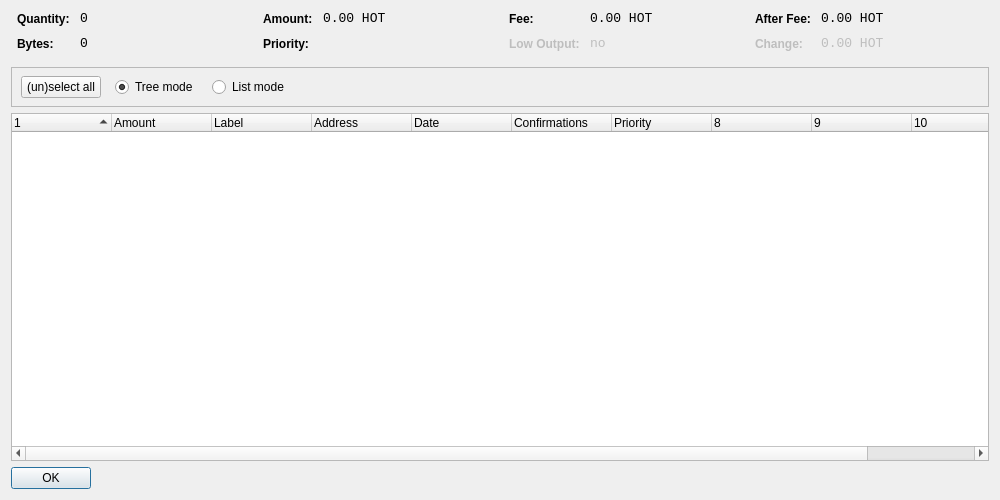
<?xml version="1.0" encoding="UTF-8"?>
<ui version="4.0">
 <class>CoinControlDialog</class>
 <widget class="QDialog" name="CoinControlDialog">
  <property name="geometry">
   <rect>
    <x>0</x>
    <y>0</y>
    <width>1000</width>
    <height>500</height>
   </rect>
  </property>
  <property name="windowTitle">
   <string>Coin Control</string>
  </property>
  <layout class="QVBoxLayout" name="verticalLayout">
   <item>
    <layout class="QHBoxLayout" name="horizontalLayoutTop" stretch="0,0,0,0">
     <property name="topMargin">
      <number>0</number>
     </property>
     <property name="bottomMargin">
      <number>10</number>
     </property>
     <item>
      <layout class="QFormLayout" name="formLayoutCoinControl1">
       <property name="horizontalSpacing">
        <number>10</number>
       </property>
       <property name="verticalSpacing">
        <number>10</number>
       </property>
       <property name="leftMargin">
        <number>6</number>
       </property>
       <property name="rightMargin">
        <number>6</number>
       </property>
       <item row="0" column="0">
        <widget class="QLabel" name="labelCoinControlQuantityText">
         <property name="styleSheet">
          <string notr="true">font-weight:bold;</string>
         </property>
         <property name="text">
          <string>Quantity:</string>
         </property>
        </widget>
       </item>
       <item row="0" column="1">
        <widget class="QLabel" name="labelCoinControlQuantity">
         <property name="font">
          <font>
           <family>Monospace</family>
           <pointsize>10</pointsize>
          </font>
         </property>
         <property name="cursor">
          <cursorShape>IBeamCursor</cursorShape>
         </property>
         <property name="contextMenuPolicy">
          <enum>Qt::ActionsContextMenu</enum>
         </property>
         <property name="text">
          <string notr="true">0</string>
         </property>
         <property name="textInteractionFlags">
          <set>Qt::LinksAccessibleByMouse|Qt::TextSelectableByKeyboard|Qt::TextSelectableByMouse</set>
         </property>
        </widget>
       </item>
       <item row="1" column="0">
        <widget class="QLabel" name="labelCoinControlBytesText">
         <property name="styleSheet">
          <string notr="true">font-weight:bold;</string>
         </property>
         <property name="text">
          <string>Bytes:</string>
         </property>
        </widget>
       </item>
       <item row="1" column="1">
        <widget class="QLabel" name="labelCoinControlBytes">
         <property name="font">
          <font>
           <family>Monospace</family>
           <pointsize>10</pointsize>
          </font>
         </property>
         <property name="cursor">
          <cursorShape>IBeamCursor</cursorShape>
         </property>
         <property name="contextMenuPolicy">
          <enum>Qt::ActionsContextMenu</enum>
         </property>
         <property name="text">
          <string notr="true">0</string>
         </property>
         <property name="textInteractionFlags">
          <set>Qt::LinksAccessibleByMouse|Qt::TextSelectableByKeyboard|Qt::TextSelectableByMouse</set>
         </property>
        </widget>
       </item>
      </layout>
     </item>
     <item>
      <layout class="QFormLayout" name="formLayoutCoinControl2">
       <property name="horizontalSpacing">
        <number>10</number>
       </property>
       <property name="verticalSpacing">
        <number>10</number>
       </property>
       <property name="leftMargin">
        <number>6</number>
       </property>
       <property name="rightMargin">
        <number>6</number>
       </property>
       <item row="0" column="0">
        <widget class="QLabel" name="labelCoinControlAmountText">
         <property name="styleSheet">
          <string notr="true">font-weight:bold;</string>
         </property>
         <property name="text">
          <string>Amount:</string>
         </property>
        </widget>
       </item>
       <item row="0" column="1">
        <widget class="QLabel" name="labelCoinControlAmount">
         <property name="font">
          <font>
           <family>Monospace</family>
           <pointsize>10</pointsize>
          </font>
         </property>
         <property name="cursor">
          <cursorShape>IBeamCursor</cursorShape>
         </property>
         <property name="contextMenuPolicy">
          <enum>Qt::ActionsContextMenu</enum>
         </property>
         <property name="text">
          <string notr="true">0.00 HOT</string>
         </property>
         <property name="textInteractionFlags">
          <set>Qt::LinksAccessibleByMouse|Qt::TextSelectableByKeyboard|Qt::TextSelectableByMouse</set>
         </property>
        </widget>
       </item>
       <item row="1" column="0">
        <widget class="QLabel" name="labelCoinControlPriorityText">
         <property name="styleSheet">
          <string notr="true">font-weight:bold;</string>
         </property>
         <property name="text">
          <string>Priority:</string>
         </property>
        </widget>
       </item>
       <item row="1" column="1">
        <widget class="QLabel" name="labelCoinControlPriority">
         <property name="font">
          <font>
           <family>Monospace</family>
           <pointsize>10</pointsize>
          </font>
         </property>
         <property name="cursor">
          <cursorShape>IBeamCursor</cursorShape>
         </property>
         <property name="contextMenuPolicy">
          <enum>Qt::ActionsContextMenu</enum>
         </property>
         <property name="text">
          <string/>
         </property>
         <property name="textInteractionFlags">
          <set>Qt::LinksAccessibleByMouse|Qt::TextSelectableByKeyboard|Qt::TextSelectableByMouse</set>
         </property>
        </widget>
       </item>
      </layout>
     </item>
     <item>
      <layout class="QFormLayout" name="formLayoutCoinControl3">
       <property name="horizontalSpacing">
        <number>10</number>
       </property>
       <property name="verticalSpacing">
        <number>10</number>
       </property>
       <property name="leftMargin">
        <number>6</number>
       </property>
       <property name="rightMargin">
        <number>6</number>
       </property>
       <item row="0" column="0">
        <widget class="QLabel" name="labelCoinControlFeeText">
         <property name="styleSheet">
          <string notr="true">font-weight:bold;</string>
         </property>
         <property name="text">
          <string>Fee:</string>
         </property>
        </widget>
       </item>
       <item row="0" column="1">
        <widget class="QLabel" name="labelCoinControlFee">
         <property name="font">
          <font>
           <family>Monospace</family>
           <pointsize>10</pointsize>
          </font>
         </property>
         <property name="cursor">
          <cursorShape>IBeamCursor</cursorShape>
         </property>
         <property name="contextMenuPolicy">
          <enum>Qt::ActionsContextMenu</enum>
         </property>
         <property name="text">
          <string notr="true">0.00 HOT</string>
         </property>
         <property name="textInteractionFlags">
          <set>Qt::LinksAccessibleByMouse|Qt::TextSelectableByKeyboard|Qt::TextSelectableByMouse</set>
         </property>
        </widget>
       </item>
       <item row="1" column="0">
        <widget class="QLabel" name="labelCoinControlLowOutputText">
         <property name="enabled">
          <bool>false</bool>
         </property>
         <property name="styleSheet">
          <string notr="true">font-weight:bold;</string>
         </property>
         <property name="text">
          <string>Low Output:</string>
         </property>
        </widget>
       </item>
       <item row="1" column="1">
        <widget class="QLabel" name="labelCoinControlLowOutput">
         <property name="enabled">
          <bool>false</bool>
         </property>
         <property name="font">
          <font>
           <family>Monospace</family>
           <pointsize>10</pointsize>
          </font>
         </property>
         <property name="cursor">
          <cursorShape>IBeamCursor</cursorShape>
         </property>
         <property name="contextMenuPolicy">
          <enum>Qt::ActionsContextMenu</enum>
         </property>
         <property name="text">
          <string notr="true">no</string>
         </property>
         <property name="textInteractionFlags">
          <set>Qt::LinksAccessibleByMouse|Qt::TextSelectableByKeyboard|Qt::TextSelectableByMouse</set>
         </property>
        </widget>
       </item>
      </layout>
     </item>
     <item>
      <layout class="QFormLayout" name="formLayoutCoinControl4">
       <property name="horizontalSpacing">
        <number>10</number>
       </property>
       <property name="verticalSpacing">
        <number>10</number>
       </property>
       <property name="leftMargin">
        <number>6</number>
       </property>
       <property name="rightMargin">
        <number>6</number>
       </property>
       <item row="0" column="0">
        <widget class="QLabel" name="labelCoinControlAfterFeeText">
         <property name="styleSheet">
          <string notr="true">font-weight:bold;</string>
         </property>
         <property name="text">
          <string>After Fee:</string>
         </property>
        </widget>
       </item>
       <item row="0" column="1">
        <widget class="QLabel" name="labelCoinControlAfterFee">
         <property name="font">
          <font>
           <family>Monospace</family>
           <pointsize>10</pointsize>
          </font>
         </property>
         <property name="cursor">
          <cursorShape>IBeamCursor</cursorShape>
         </property>
         <property name="contextMenuPolicy">
          <enum>Qt::ActionsContextMenu</enum>
         </property>
         <property name="text">
          <string notr="true">0.00 HOT</string>
         </property>
         <property name="textInteractionFlags">
          <set>Qt::LinksAccessibleByMouse|Qt::TextSelectableByKeyboard|Qt::TextSelectableByMouse</set>
         </property>
        </widget>
       </item>
       <item row="1" column="0">
        <widget class="QLabel" name="labelCoinControlChangeText">
         <property name="enabled">
          <bool>false</bool>
         </property>
         <property name="styleSheet">
          <string notr="true">font-weight:bold;</string>
         </property>
         <property name="text">
          <string>Change:</string>
         </property>
        </widget>
       </item>
       <item row="1" column="1">
        <widget class="QLabel" name="labelCoinControlChange">
         <property name="enabled">
          <bool>false</bool>
         </property>
         <property name="font">
          <font>
           <family>Monospace</family>
           <pointsize>10</pointsize>
          </font>
         </property>
         <property name="cursor">
          <cursorShape>IBeamCursor</cursorShape>
         </property>
         <property name="contextMenuPolicy">
          <enum>Qt::ActionsContextMenu</enum>
         </property>
         <property name="text">
          <string notr="true">0.00 HOT</string>
         </property>
         <property name="textInteractionFlags">
          <set>Qt::LinksAccessibleByMouse|Qt::TextSelectableByKeyboard|Qt::TextSelectableByMouse</set>
         </property>
        </widget>
       </item>
      </layout>
     </item>
    </layout>
   </item>
   <item>
    <widget class="QFrame" name="frame">
     <property name="minimumSize">
      <size>
       <width>0</width>
       <height>40</height>
      </size>
     </property>
     <property name="frameShape">
      <enum>QFrame::StyledPanel</enum>
     </property>
     <property name="frameShadow">
      <enum>QFrame::Sunken</enum>
     </property>
     <widget class="QWidget" name="horizontalLayoutWidget">
      <property name="geometry">
       <rect>
        <x>10</x>
        <y>0</y>
        <width>781</width>
        <height>41</height>
       </rect>
      </property>
      <layout class="QHBoxLayout" name="horizontalLayoutPanel" stretch="0,0,0,0,0">
       <property name="spacing">
        <number>14</number>
       </property>
       <item>
        <widget class="QPushButton" name="pushButtonSelectAll">
         <property name="sizePolicy">
          <sizepolicy hsizetype="Maximum" vsizetype="Fixed">
           <horstretch>0</horstretch>
           <verstretch>0</verstretch>
          </sizepolicy>
         </property>
         <property name="text">
          <string>(un)select all</string>
         </property>
        </widget>
       </item>
       <item>
        <widget class="QRadioButton" name="radioTreeMode">
         <property name="sizePolicy">
          <sizepolicy hsizetype="Maximum" vsizetype="Fixed">
           <horstretch>0</horstretch>
           <verstretch>0</verstretch>
          </sizepolicy>
         </property>
         <property name="text">
          <string>Tree mode</string>
         </property>
         <property name="checked">
          <bool>true</bool>
         </property>
        </widget>
       </item>
       <item>
        <widget class="QRadioButton" name="radioListMode">
         <property name="sizePolicy">
          <sizepolicy hsizetype="Maximum" vsizetype="Fixed">
           <horstretch>0</horstretch>
           <verstretch>0</verstretch>
          </sizepolicy>
         </property>
         <property name="text">
          <string>List mode</string>
         </property>
        </widget>
       </item>
       <item>
        <spacer name="horizontalSpacer">
         <property name="orientation">
          <enum>Qt::Horizontal</enum>
         </property>
         <property name="sizeHint" stdset="0">
          <size>
           <width>40</width>
           <height>20</height>
          </size>
         </property>
        </spacer>
       </item>
      </layout>
     </widget>
    </widget>
   </item>
   <item>
    <widget class="CoinControlTreeWidget" name="treeWidget">
     <property name="contextMenuPolicy">
      <enum>Qt::CustomContextMenu</enum>
     </property>
     <property name="sortingEnabled">
      <bool>false</bool>
     </property>
     <property name="columnCount">
      <number>11</number>
     </property>
     <attribute name="headerShowSortIndicator" stdset="0">
      <bool>true</bool>
     </attribute>
     <attribute name="headerStretchLastSection">
      <bool>false</bool>
     </attribute>
     <column>
      <property name="text">
       <string/>
      </property>
     </column>
     <column>
      <property name="text">
       <string>Amount</string>
      </property>
     </column>
     <column>
      <property name="text">
       <string>Label</string>
      </property>
     </column>
     <column>
      <property name="text">
       <string>Address</string>
      </property>
     </column>
     <column>
      <property name="text">
       <string>Date</string>
      </property>
     </column>
     <column>
      <property name="text">
       <string>Confirmations</string>
      </property>
      <property name="toolTip">
       <string>Confirmed</string>
      </property>
     </column>
     <column>
      <property name="text">
       <string>Priority</string>
      </property>
     </column>
     <column>
      <property name="text">
       <string/>
      </property>
     </column>
     <column>
      <property name="text">
       <string/>
      </property>
     </column>
     <column>
      <property name="text">
       <string/>
      </property>
     </column>
     <column>
      <property name="text">
       <string/>
      </property>
     </column>
    </widget>
   </item>
   <item>
    <widget class="QDialogButtonBox" name="buttonBox">
     <property name="sizePolicy">
      <sizepolicy hsizetype="Maximum" vsizetype="Fixed">
       <horstretch>0</horstretch>
       <verstretch>0</verstretch>
      </sizepolicy>
     </property>
     <property name="orientation">
      <enum>Qt::Horizontal</enum>
     </property>
     <property name="standardButtons">
      <set>QDialogButtonBox::Ok</set>
     </property>
    </widget>
   </item>
  </layout>
 </widget>
 <customwidgets>
  <customwidget>
   <class>CoinControlTreeWidget</class>
   <extends>QTreeWidget</extends>
   <header>coincontroltreewidget.h</header>
  </customwidget>
 </customwidgets>
 <resources/>
 <connections/>
</ui>
